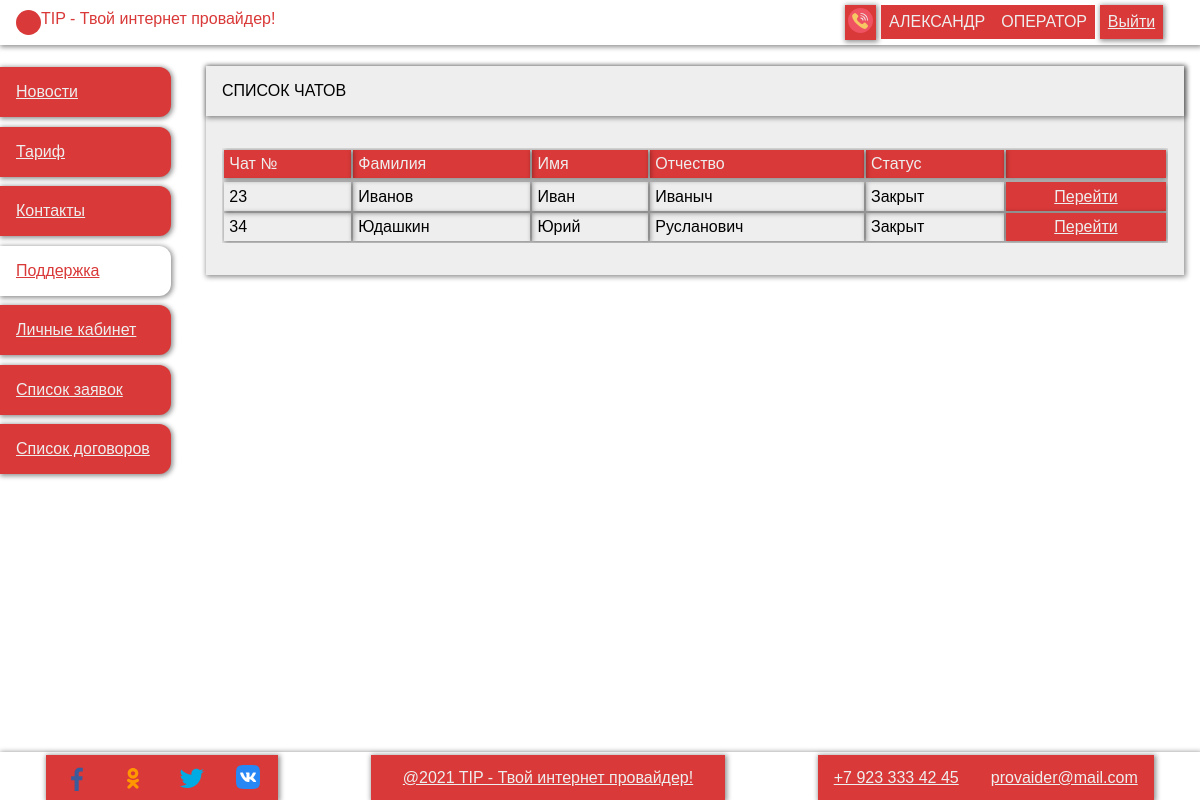
The app's page /Task_IP/support/ (signed in) with its own data.
### tables this page shows
CREATE TABLE `user` (
  `id` int(11) NOT NULL,
  `login` varchar(255) NOT NULL,
  `password` varchar(255) NOT NULL,
  `surname` varchar(255) NOT NULL,
  `name` varchar(255) NOT NULL,
  `patronymic` varchar(255) NOT NULL,
  `phone` varchar(255) NOT NULL,
  `email` varchar(255) NOT NULL,
  `role_id` int(11) NOT NULL
);

CREATE TABLE `role` (
  `id` int(11) NOT NULL,
  `title` varchar(255) NOT NULL
);

### controllers/support.php (called while the page is built, shortened)
<?
include_once "./repositories/usersR.php";
include_once "./repositories/supportR.php";
class support {
    public function index() {
        $this->user_chat = supportR::GetRooms();
        view();
    }
}

### index.php (called while the page is built, shortened)
<?
include_once "./utilits/view.php";
include_once "./utilits/router.php";

### repositories/usersR.php (called while the page is built, shortened)
<?
class usersR {
    static public function GetRoleById($roleId) {
        global $db;
        $query = "select * from role where id = '$roleId'";
        $result = $db->query($query);
        return $result->fetch_object();
    }
    static public function GetById($id) {
        global $db;
        $query = "select * from user where `id` = '$id'";
        $result = $db->query($query);
        return $result->fetch_object();
    }
}

### repositories/supportR.php (called while the page is built, shortened)
<?
class supportR {
    static public function GetRooms() {
        global $db;
        $query = "
            SELECT DISTINCT `client_id` FROM `chat_message`
        ";
        $result = $db->query($query);
        return $result;
    }
    static public function GetStatus($id) {
        global $db;
        $query = "
            SELECT * FROM `chat_message` WHERE `client_id` = '$id' ORDER BY `id` DESC LIMIT 1
        ";
        $result = $db->query($query);
        return $result->fetch_object()->status;
    }
}

### views/support/index.php (the view, shortened to what this page needs)
<div class="content">
    <form class="layout--table">
        <div class="b-s" action="profile.php" method="post">
            <div class="c__title b-s">
                Список чатов
            </div>
            <div class="r">
                <div class="c t">
                    <div class="wrap-table">
                        <table>
                            <tr class='tr--head'>
                                <td>Чат №</td>
                                <td>Фамилия</td>
                                <td>Имя</td>
                                <td>Отчество</td>
                                <td>Статус</td>
                                <td></td>
                            </tr>
                            <tr>
                                <? while ($u = $_this->user_chat->fetch_object()) {
                                    $user = usersR::GetById($u->client_id);
                                    $count = supportR::CountMessToStatusUnread($u->client_id, 2);
                                    $status = supportR::GetStatus($u->client_id);
                                ?>
                                <tr>
                                    <td><?print $u->client_id?></td>
                                    <td><?print $user->surname?></td>
                                    <td><?print $user->name?></td>
                                    <td><?print $user->patronymic ?></td>
                                    <td class='status'>
                                    <?
                                        if ( $status == "Закрыт" ) print "Закрыт";
                                        else if ( $count == 0 ) print "Прочитано";
                                        else print $status." (".$count.")";
                                    ?>
                                    </td>
                                    <td class='td--event'>
                                        <div>
                                            <a href='<?print $staticPath?>/support/room?id=<?print $u->client_id?>'>Перейти</a>
                                        </div>
                                    </td>
                                </tr>
                                <? } ?>
                            </tr>
                        </table>
                    </div>
                </div>
            </div>
        </div>
    </form>
</div>

### views/shared/partials/header.php (shortened to what this page needs)
<?
    if (isset($_SESSION['user_id'], $_SESSION['role_id'])) {
        $role = usersR::GetRoleById($_SESSION['role_id'])->title;
        $user = usersR::GetById($_SESSION['user_id']);
    } else {
        $role = "гость";
    }
?>
<header class="header r--j b-s">
    <a href="<?print $staticPath?>/" class="logotip r">
        <div class="l-img"></div>
        <div class="l-title">TIP - Твой интернет провайдер!</div>
    </a>
    <div class="auth boxs">
        <a id='phone-a' class='a--img'><img title='Заказать звонок' src="<?print $staticPath;?>/public/src/svg/phone-call.svg"></a>
        <?if ($role == "гость") {?>
            <a href="<?print $staticPath?>/auth/">Войти</a>
            <a href="<?print $staticPath?>/auth/registration">Регистрация</a>
        <?} else {?>
            <div class="user-box">
                <span><?print $user->name?></span>
                <br>
                <span><?print $role?></span>
            </div>
            <a href="<?print $staticPath?>/auth/logout">Выйти</a>
        <?}?>
    </div>
</header>

### public/css/style.css (style rules this page uses)
.auth .user-box, .boxs--footer, .boxs { align-items: center; min-width: 200px; justify-content: space-between; }
.boxs a, .boxs button, .boxs span { box-shadow: var(--shadow-box); background: var(--color-red); color: var(--color-while-up); padding: 0.5rem; margin: 0.3rem; flex: 1; text-align: center; }
.a--img { padding: 3px !important; }
.c__title { color: var(--color-black); padding: 1rem; margin: 0 0 1rem 0; text-transform: uppercase; }
form { background: var(--color-while-up); display: flex; flex-direction: column; }
.layout--grid { display: grid; grid-template-columns: minmax(190px, 1fr) 6fr; grid-template-rows: min-content 1fr max-content; grid-template-areas: "h h" "n m" "f f"; }
body { height: 100vh; }
.header { grid-area: h; padding-right: 2rem; }
.header a.logotip { color: var(--color-red); text-decoration: none; margin: auto 1rem; }
.content { margin: 0.33rem 0; flex: 1; }
.c, .boxs--nav, .card .c__btn, .r--j, .r, .auth .user-box, .boxs, .boxs--footer { display: flex; }
.r--j, .r { flex-direction: row; }
.c, .boxs--nav, .card .c__btn { flex-direction: column; }
.r--j { justify-content: space-between; }
.b-s { box-shadow: var(--shadow-box); }
.layout--table .t { flex: 1; padding: 1rem; }
.layout--table .t .wrap-table { flex: 1; margin-bottom: 1rem; }
.layout--table .t .wrap-table table { width: 100%; }
.layout--table td { box-shadow: var(--shadow-box); margin: 0.2rem; padding: 0.33rem; }
.layout--table .tr--head { background: var(--color-red); color: var(--color-while-up); }
.layout--table .td--event { text-align: center; cursor: pointer; box-shadow: var(--shadow-box); background: var(--color-red); margin: 0rem; padding: 0rem; }
.layout--table .td--event div { list-style: none; display: flex; flex: 1; }
.layout--table .td--event div a { cursor: pointer; color: var(--color-while-up); flex: 1; padding: 0.33rem; }
.wrap-table { overflow: auto; max-height: 500px; }
.auth .user-box span { margin: 0; box-shadow: none; text-transform: uppercase; }
table a { color: red; }
:root { --color-red: #d93938; --color-while-up: #efeeee; --color-while: #fff; --color-black: #000; --shadow-box: 1px 1px 5px 1px #00000070; }
* { font-family: Verdana, Geneva, Tahoma, sans-serif; margin: 0; padding: 0; box-sizing: border-box; font-size: 16px; }
.l-img { background: var(--color-red); width: 25px; height: 25px; border-radius: 100%; }
#phone-a { cursor: pointer; }

### records on screen
user: name "АЛЕКСАНДР"
role: title "ОПЕРАТОР"
user: surname "Иванов", name "Иван", patronymic "Иваныч"
user: surname "Юдашкин", name "Юрий", patronymic "Русланович"

### other values on screen
$u->client_id "23"
$u->client_id "34"
